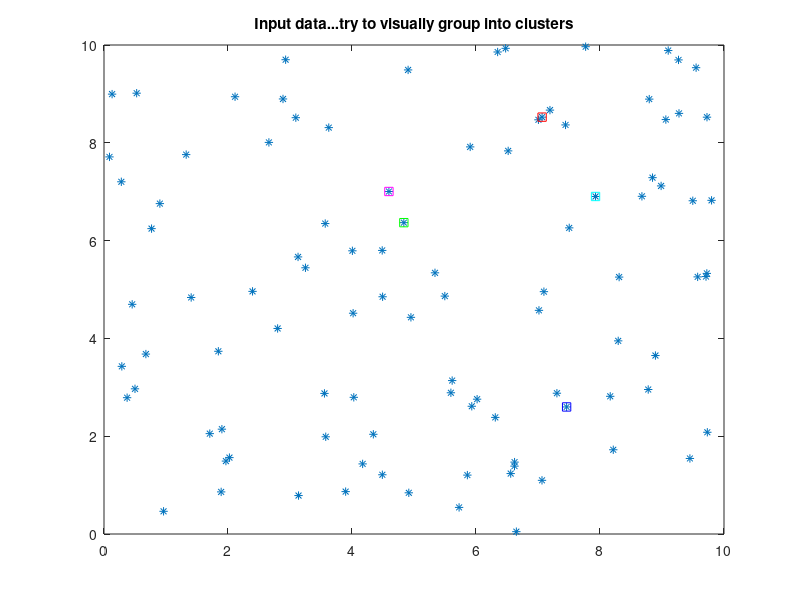

This figure's MATLAB source: (Note: this script raises an error after producing the figure.)
% Input the two-dimensional data you want to cluster in the form [x1 x2 x3...; y1 y2 y3...]
mydata = 10*rand(2,100);
% Input the number of clusters you'd like t cluster in to
n = 5;
% For the given number of clusters specify how you'd like the clusters to
% appear in the plots, marker shape and color
% For centroids
sty1 = {'sr','sg','sb','sc','sm'};
% For the data
sty2 = {'*r','*g','*b','*c','*m'};
% Let the magic begin
cn = zeros(n,2);
for r = 1:n
    w = randi(length(mydata));
    cn(r,1) = mydata(1,w);
    cn(r,2) = mydata(2,w);
end

figure(1)
plot(mydata(1,:),mydata(2,:),'*'), hold on;
for r = 1:n
    plot(cn(r,1),cn(r,2),sty1{r});
end
title('Input data...try to visually group into clusters');
hold off;

tr = [];
for j = 1:10
    tr = [tr cn];
    error = [];
    for i = 1:length(n)
        [cd,cn] = kmeans(mydata,cn);
        figure(j+1)
        for i = 1:length(cn)
            plot(cn(i,1),cn(i,2),sty1{i}), hold on;
            plot(cd{1}{i},cd{2}{i},sty2{i}), hold on;
        end
        hold off;
        title(sprintf('Iteration %d',j))
    end
end